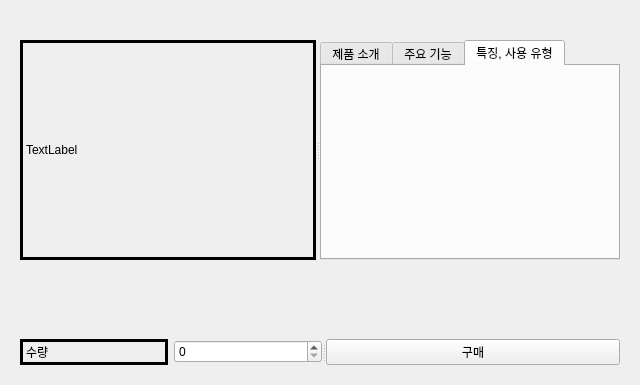
<?xml version="1.0" encoding="UTF-8"?>
<ui version="4.0">
 <class>MainStackedWidget</class>
 <widget class="QWidget" name="MainStackedWidget">
  <property name="geometry">
   <rect>
    <x>0</x>
    <y>0</y>
    <width>640</width>
    <height>385</height>
   </rect>
  </property>
  <property name="windowTitle">
   <string>Form</string>
  </property>
  <layout class="QGridLayout" name="gridLayout">
   <item row="0" column="0">
    <widget class="QStackedWidget" name="stackedWidget">
     <property name="currentIndex">
      <number>4</number>
     </property>
     <widget class="QWidget" name="page">
      <layout class="QGridLayout" name="gridLayout_2">
       <item row="0" column="0">
        <layout class="QVBoxLayout" name="verticalLayout_3">
         <item>
          <spacer name="verticalSpacer_2">
           <property name="orientation">
            <enum>Qt::Orientation::Vertical</enum>
           </property>
           <property name="sizeType">
            <enum>QSizePolicy::Policy::Maximum</enum>
           </property>
           <property name="sizeHint" stdset="0">
            <size>
             <width>20</width>
             <height>40</height>
            </size>
           </property>
          </spacer>
         </item>
         <item>
          <layout class="QVBoxLayout" name="verticalLayout_2">
           <item>
            <layout class="QVBoxLayout" name="verticalLayout">
             <item>
              <layout class="QHBoxLayout" name="horizontalLayout_2">
               <item>
                <spacer name="horizontalSpacer_2">
                 <property name="orientation">
                  <enum>Qt::Orientation::Horizontal</enum>
                 </property>
                 <property name="sizeHint" stdset="0">
                  <size>
                   <width>40</width>
                   <height>20</height>
                  </size>
                 </property>
                </spacer>
               </item>
               <item>
                <widget class="QSplitter" name="splitter">
                 <property name="orientation">
                  <enum>Qt::Orientation::Horizontal</enum>
                 </property>
                 <widget class="QComboBox" name="comboBox"/>
                 <widget class="QLineEdit" name="lineEdit"/>
                 <widget class="QPushButton" name="pushButton">
                  <property name="text">
                   <string>PushButton</string>
                  </property>
                 </widget>
                </widget>
               </item>
               <item>
                <spacer name="horizontalSpacer">
                 <property name="orientation">
                  <enum>Qt::Orientation::Horizontal</enum>
                 </property>
                 <property name="sizeHint" stdset="0">
                  <size>
                   <width>40</width>
                   <height>20</height>
                  </size>
                 </property>
                </spacer>
               </item>
              </layout>
             </item>
             <item>
              <widget class="QTableView" name="tableView"/>
             </item>
            </layout>
           </item>
           <item>
            <spacer name="verticalSpacer">
             <property name="orientation">
              <enum>Qt::Orientation::Vertical</enum>
             </property>
             <property name="sizeHint" stdset="0">
              <size>
               <width>20</width>
               <height>28</height>
              </size>
             </property>
            </spacer>
           </item>
           <item>
            <widget class="QSplitter" name="splitter_2">
             <property name="orientation">
              <enum>Qt::Orientation::Horizontal</enum>
             </property>
             <widget class="QPushButton" name="pushButton_2">
              <property name="text">
               <string>내 방 보기</string>
              </property>
             </widget>
             <widget class="QPushButton" name="pushButton_3">
              <property name="text">
               <string>특정 사용자 장 보기</string>
              </property>
             </widget>
             <widget class="QPushButton" name="pushButton_4">
              <property name="text">
               <string>방 추가</string>
              </property>
             </widget>
            </widget>
           </item>
          </layout>
         </item>
        </layout>
       </item>
      </layout>
     </widget>
     <widget class="QWidget" name="page_2">
      <layout class="QGridLayout" name="gridLayout_3">
       <item row="0" column="0">
        <layout class="QVBoxLayout" name="verticalLayout_6">
         <item>
          <spacer name="verticalSpacer_5">
           <property name="orientation">
            <enum>Qt::Orientation::Vertical</enum>
           </property>
           <property name="sizeHint" stdset="0">
            <size>
             <width>20</width>
             <height>40</height>
            </size>
           </property>
          </spacer>
         </item>
         <item>
          <layout class="QVBoxLayout" name="verticalLayout_4">
           <item>
            <layout class="QVBoxLayout" name="verticalLayout_5">
             <item>
              <layout class="QHBoxLayout" name="horizontalLayout_3">
               <item>
                <spacer name="horizontalSpacer_3">
                 <property name="orientation">
                  <enum>Qt::Orientation::Horizontal</enum>
                 </property>
                 <property name="sizeHint" stdset="0">
                  <size>
                   <width>40</width>
                   <height>20</height>
                  </size>
                 </property>
                </spacer>
               </item>
               <item>
                <widget class="QSplitter" name="splitter_3">
                 <property name="orientation">
                  <enum>Qt::Orientation::Horizontal</enum>
                 </property>
                 <widget class="QComboBox" name="comboBox_2"/>
                 <widget class="QLineEdit" name="lineEdit_2"/>
                 <widget class="QPushButton" name="pushButton_5">
                  <property name="text">
                   <string>PushButton</string>
                  </property>
                 </widget>
                </widget>
               </item>
               <item>
                <spacer name="horizontalSpacer_4">
                 <property name="orientation">
                  <enum>Qt::Orientation::Horizontal</enum>
                 </property>
                 <property name="sizeHint" stdset="0">
                  <size>
                   <width>40</width>
                   <height>20</height>
                  </size>
                 </property>
                </spacer>
               </item>
              </layout>
             </item>
             <item>
              <widget class="QTableView" name="tableView_2"/>
             </item>
            </layout>
           </item>
           <item>
            <spacer name="verticalSpacer_3">
             <property name="orientation">
              <enum>Qt::Orientation::Vertical</enum>
             </property>
             <property name="sizeHint" stdset="0">
              <size>
               <width>20</width>
               <height>18</height>
              </size>
             </property>
            </spacer>
           </item>
           <item>
            <layout class="QHBoxLayout" name="horizontalLayout_4">
             <item>
              <spacer name="horizontalSpacer_5">
               <property name="orientation">
                <enum>Qt::Orientation::Horizontal</enum>
               </property>
               <property name="sizeHint" stdset="0">
                <size>
                 <width>40</width>
                 <height>20</height>
                </size>
               </property>
              </spacer>
             </item>
             <item>
              <layout class="QHBoxLayout" name="horizontalLayout">
               <item>
                <widget class="QPushButton" name="pushButton_6">
                 <property name="text">
                  <string>&lt;&lt;</string>
                 </property>
                </widget>
               </item>
               <item>
                <widget class="QPushButton" name="pushButton_7">
                 <property name="text">
                  <string>1</string>
                 </property>
                </widget>
               </item>
               <item>
                <widget class="QPushButton" name="pushButton_8">
                 <property name="text">
                  <string>2</string>
                 </property>
                </widget>
               </item>
               <item>
                <widget class="QPushButton" name="pushButton_9">
                 <property name="text">
                  <string>...</string>
                 </property>
                </widget>
               </item>
               <item>
                <widget class="QPushButton" name="pushButton_10">
                 <property name="text">
                  <string>&gt;&gt;</string>
                 </property>
                </widget>
               </item>
              </layout>
             </item>
             <item>
              <spacer name="horizontalSpacer_6">
               <property name="orientation">
                <enum>Qt::Orientation::Horizontal</enum>
               </property>
               <property name="sizeHint" stdset="0">
                <size>
                 <width>40</width>
                 <height>20</height>
                </size>
               </property>
              </spacer>
             </item>
            </layout>
           </item>
           <item>
            <spacer name="verticalSpacer_4">
             <property name="orientation">
              <enum>Qt::Orientation::Vertical</enum>
             </property>
             <property name="sizeHint" stdset="0">
              <size>
               <width>20</width>
               <height>28</height>
              </size>
             </property>
            </spacer>
           </item>
          </layout>
         </item>
        </layout>
       </item>
      </layout>
     </widget>
     <widget class="QWidget" name="page_3">
      <layout class="QGridLayout" name="gridLayout_4">
       <item row="0" column="0">
        <layout class="QVBoxLayout" name="verticalLayout_8">
         <item>
          <spacer name="verticalSpacer_7">
           <property name="orientation">
            <enum>Qt::Orientation::Vertical</enum>
           </property>
           <property name="sizeType">
            <enum>QSizePolicy::Policy::Minimum</enum>
           </property>
           <property name="sizeHint" stdset="0">
            <size>
             <width>20</width>
             <height>20</height>
            </size>
           </property>
          </spacer>
         </item>
         <item>
          <layout class="QVBoxLayout" name="verticalLayout_7">
           <item>
            <widget class="QSplitter" name="splitter_4">
             <property name="orientation">
              <enum>Qt::Orientation::Horizontal</enum>
             </property>
             <widget class="QWidget" name="layoutWidget_4">
              <layout class="QHBoxLayout" name="horizontalLayout_5">
               <item>
                <widget class="QComboBox" name="comboBox_3"/>
               </item>
               <item>
                <widget class="QLineEdit" name="lineEdit_3"/>
               </item>
              </layout>
             </widget>
             <widget class="QPushButton" name="pushButton_11">
              <property name="text">
               <string>파일 첨부</string>
              </property>
             </widget>
            </widget>
           </item>
           <item>
            <widget class="QTextEdit" name="textEdit"/>
           </item>
           <item>
            <spacer name="verticalSpacer_6">
             <property name="orientation">
              <enum>Qt::Orientation::Vertical</enum>
             </property>
             <property name="sizeHint" stdset="0">
              <size>
               <width>20</width>
               <height>18</height>
              </size>
             </property>
            </spacer>
           </item>
           <item>
            <widget class="QSplitter" name="splitter_5">
             <property name="orientation">
              <enum>Qt::Orientation::Horizontal</enum>
             </property>
             <widget class="QPlainTextEdit" name="plainTextEdit"/>
             <widget class="QPushButton" name="pushButton_12">
              <property name="text">
               <string>전송</string>
              </property>
             </widget>
            </widget>
           </item>
          </layout>
         </item>
        </layout>
       </item>
      </layout>
     </widget>
     <widget class="QWidget" name="page_4">
      <layout class="QGridLayout" name="gridLayout_5">
       <item row="0" column="0">
        <layout class="QVBoxLayout" name="verticalLayout_10">
         <item>
          <spacer name="verticalSpacer_10">
           <property name="orientation">
            <enum>Qt::Orientation::Vertical</enum>
           </property>
           <property name="sizeType">
            <enum>QSizePolicy::Policy::Minimum</enum>
           </property>
           <property name="sizeHint" stdset="0">
            <size>
             <width>20</width>
             <height>20</height>
            </size>
           </property>
          </spacer>
         </item>
         <item>
          <layout class="QVBoxLayout" name="verticalLayout_9">
           <item>
            <widget class="QSplitter" name="splitter_6">
             <property name="orientation">
              <enum>Qt::Orientation::Horizontal</enum>
             </property>
             <widget class="QSplitter" name="splitter_7">
              <property name="orientation">
               <enum>Qt::Orientation::Horizontal</enum>
              </property>
              <widget class="QComboBox" name="comboBox_4"/>
              <widget class="QLineEdit" name="lineEdit_4"/>
             </widget>
             <widget class="QPushButton" name="pushButton_13">
              <property name="text">
               <string>파일 첨부(QFileDialog 코드 구현 필요)</string>
              </property>
             </widget>
            </widget>
           </item>
           <item>
            <spacer name="verticalSpacer_8">
             <property name="orientation">
              <enum>Qt::Orientation::Vertical</enum>
             </property>
             <property name="sizeHint" stdset="0">
              <size>
               <width>20</width>
               <height>18</height>
              </size>
             </property>
            </spacer>
           </item>
           <item>
            <widget class="QTextEdit" name="textEdit_2"/>
           </item>
           <item>
            <spacer name="verticalSpacer_9">
             <property name="orientation">
              <enum>Qt::Orientation::Vertical</enum>
             </property>
             <property name="sizeHint" stdset="0">
              <size>
               <width>20</width>
               <height>18</height>
              </size>
             </property>
            </spacer>
           </item>
           <item>
            <widget class="QSplitter" name="splitter_8">
             <property name="orientation">
              <enum>Qt::Orientation::Horizontal</enum>
             </property>
             <widget class="QPushButton" name="pushButton_14">
              <property name="text">
               <string>전송 버튼</string>
              </property>
             </widget>
            </widget>
           </item>
          </layout>
         </item>
        </layout>
       </item>
      </layout>
     </widget>
     <widget class="QWidget" name="page_5">
      <layout class="QGridLayout" name="gridLayout_7">
       <item row="0" column="0">
        <layout class="QVBoxLayout" name="verticalLayout_11">
         <item>
          <spacer name="verticalSpacer_12">
           <property name="orientation">
            <enum>Qt::Orientation::Vertical</enum>
           </property>
           <property name="sizeType">
            <enum>QSizePolicy::Policy::Minimum</enum>
           </property>
           <property name="sizeHint" stdset="0">
            <size>
             <width>20</width>
             <height>20</height>
            </size>
           </property>
          </spacer>
         </item>
         <item>
          <layout class="QGridLayout" name="gridLayout_6">
           <item row="0" column="0">
            <widget class="QSplitter" name="splitter_9">
             <property name="orientation">
              <enum>Qt::Orientation::Horizontal</enum>
             </property>
             <widget class="QLabel" name="label_2">
              <property name="minimumSize">
               <size>
                <width>220</width>
                <height>220</height>
               </size>
              </property>
              <property name="frameShape">
               <enum>QFrame::Shape::Box</enum>
              </property>
              <property name="lineWidth">
               <number>3</number>
              </property>
              <property name="text">
               <string>TextLabel</string>
              </property>
             </widget>
             <widget class="QTabWidget" name="tabWidget">
              <property name="minimumSize">
               <size>
                <width>300</width>
                <height>220</height>
               </size>
              </property>
              <property name="currentIndex">
               <number>2</number>
              </property>
              <widget class="QWidget" name="tab">
               <attribute name="title">
                <string>제품 소개</string>
               </attribute>
              </widget>
              <widget class="QWidget" name="tab_3">
               <attribute name="title">
                <string>주요 기능</string>
               </attribute>
              </widget>
              <widget class="QWidget" name="tab_2">
               <attribute name="title">
                <string>특징, 사용 유형</string>
               </attribute>
              </widget>
             </widget>
            </widget>
           </item>
           <item row="1" column="0">
            <spacer name="verticalSpacer_11">
             <property name="orientation">
              <enum>Qt::Orientation::Vertical</enum>
             </property>
             <property name="sizeHint" stdset="0">
              <size>
               <width>20</width>
               <height>18</height>
              </size>
             </property>
            </spacer>
           </item>
           <item row="2" column="0">
            <widget class="QSplitter" name="splitter_10">
             <property name="orientation">
              <enum>Qt::Orientation::Horizontal</enum>
             </property>
             <widget class="QWidget" name="layoutWidget_7">
              <layout class="QHBoxLayout" name="horizontalLayout_6">
               <item>
                <widget class="QLabel" name="label">
                 <property name="frameShape">
                  <enum>QFrame::Shape::Box</enum>
                 </property>
                 <property name="lineWidth">
                  <number>3</number>
                 </property>
                 <property name="text">
                  <string>수량</string>
                 </property>
                </widget>
               </item>
               <item>
                <widget class="QSpinBox" name="spinBox"/>
               </item>
              </layout>
             </widget>
             <widget class="QPushButton" name="pushButton_15">
              <property name="text">
               <string>구매</string>
              </property>
             </widget>
            </widget>
           </item>
          </layout>
         </item>
        </layout>
       </item>
      </layout>
     </widget>
     <widget class="QWidget" name="page_6">
      <layout class="QGridLayout" name="gridLayout_8">
       <item row="0" column="0">
        <layout class="QVBoxLayout" name="verticalLayout_13">
         <item>
          <spacer name="verticalSpacer_15">
           <property name="orientation">
            <enum>Qt::Orientation::Vertical</enum>
           </property>
           <property name="sizeType">
            <enum>QSizePolicy::Policy::Minimum</enum>
           </property>
           <property name="sizeHint" stdset="0">
            <size>
             <width>20</width>
             <height>20</height>
            </size>
           </property>
          </spacer>
         </item>
         <item>
          <layout class="QVBoxLayout" name="verticalLayout_12">
           <item>
            <widget class="QSplitter" name="splitter_11">
             <property name="orientation">
              <enum>Qt::Orientation::Horizontal</enum>
             </property>
             <widget class="QComboBox" name="comboBox_5"/>
             <widget class="QLineEdit" name="lineEdit_5"/>
             <widget class="QPushButton" name="pushButton_16">
              <property name="text">
               <string>PushButton</string>
              </property>
             </widget>
            </widget>
           </item>
           <item>
            <spacer name="verticalSpacer_13">
             <property name="orientation">
              <enum>Qt::Orientation::Vertical</enum>
             </property>
             <property name="sizeHint" stdset="0">
              <size>
               <width>20</width>
               <height>40</height>
              </size>
             </property>
            </spacer>
           </item>
           <item>
            <widget class="QComboBox" name="comboBox_6"/>
           </item>
           <item>
            <spacer name="verticalSpacer_14">
             <property name="orientation">
              <enum>Qt::Orientation::Vertical</enum>
             </property>
             <property name="sizeHint" stdset="0">
              <size>
               <width>20</width>
               <height>28</height>
              </size>
             </property>
            </spacer>
           </item>
           <item>
            <widget class="QTableView" name="tableView_3"/>
           </item>
          </layout>
         </item>
        </layout>
       </item>
      </layout>
     </widget>
    </widget>
   </item>
  </layout>
 </widget>
 <resources/>
 <connections/>
</ui>
